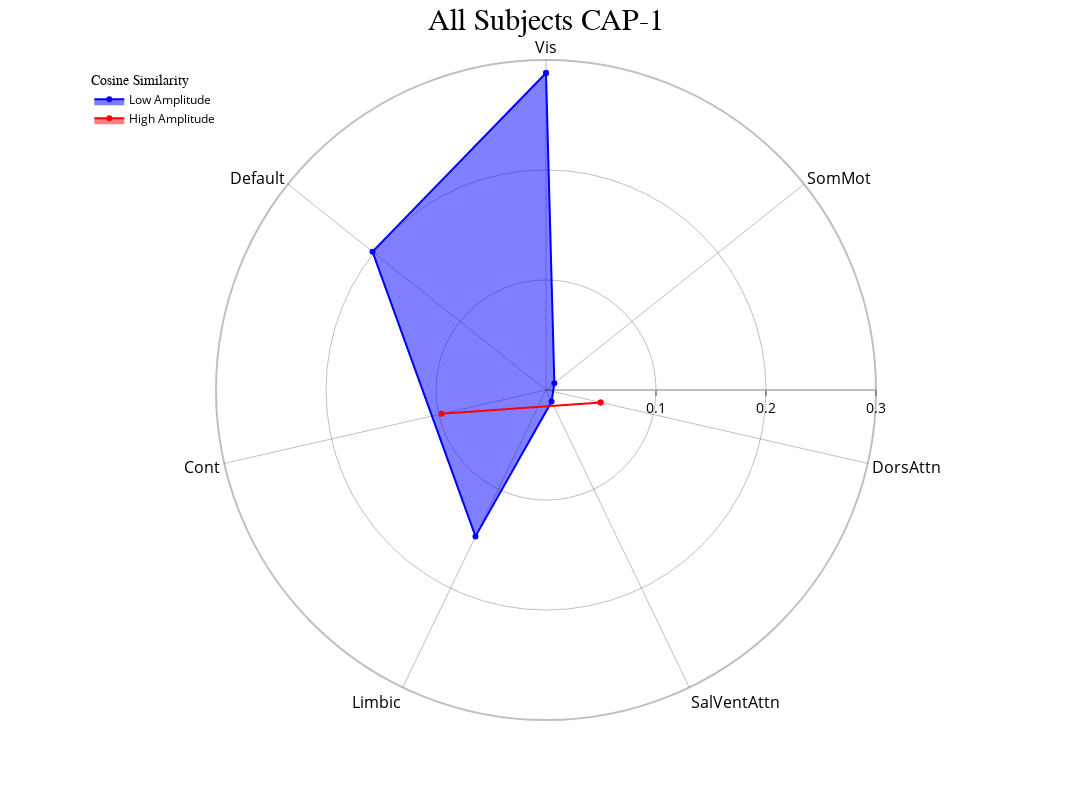
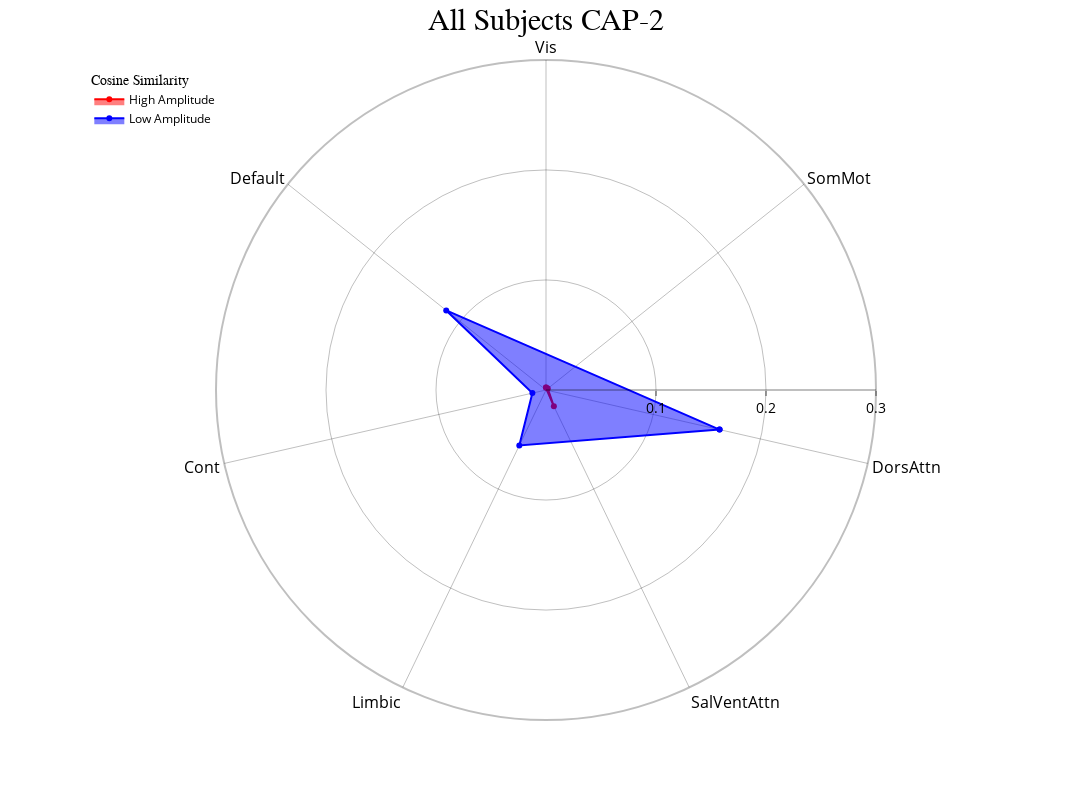
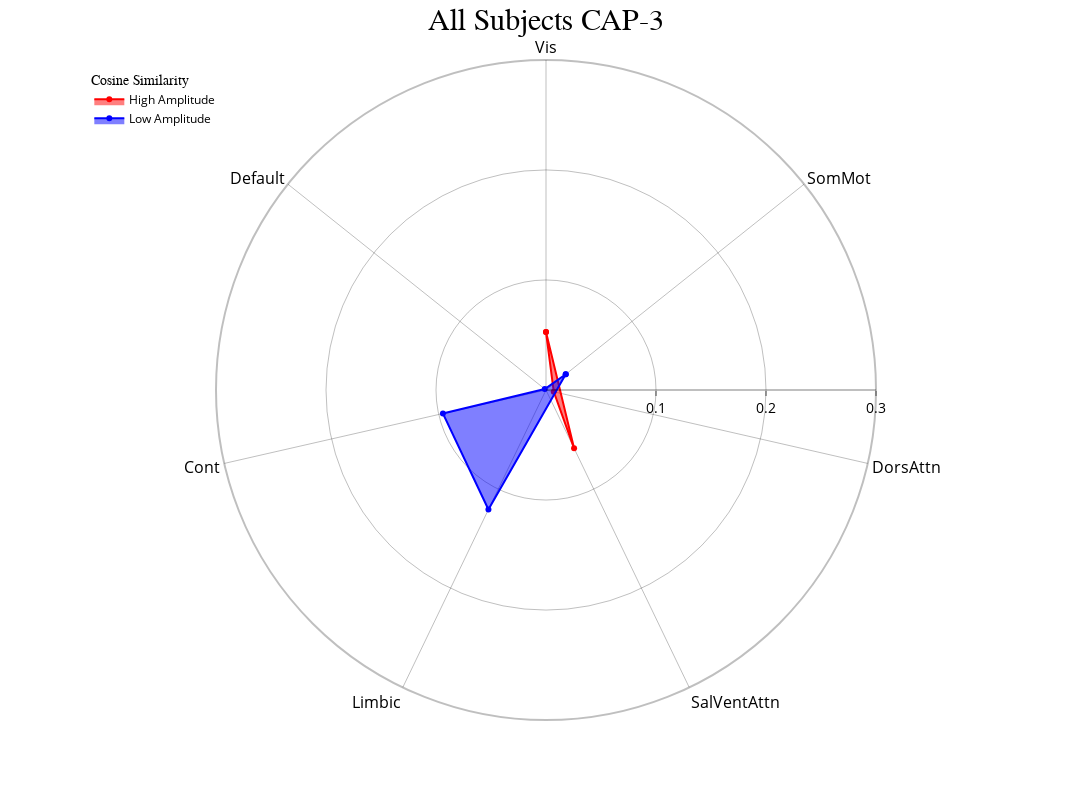
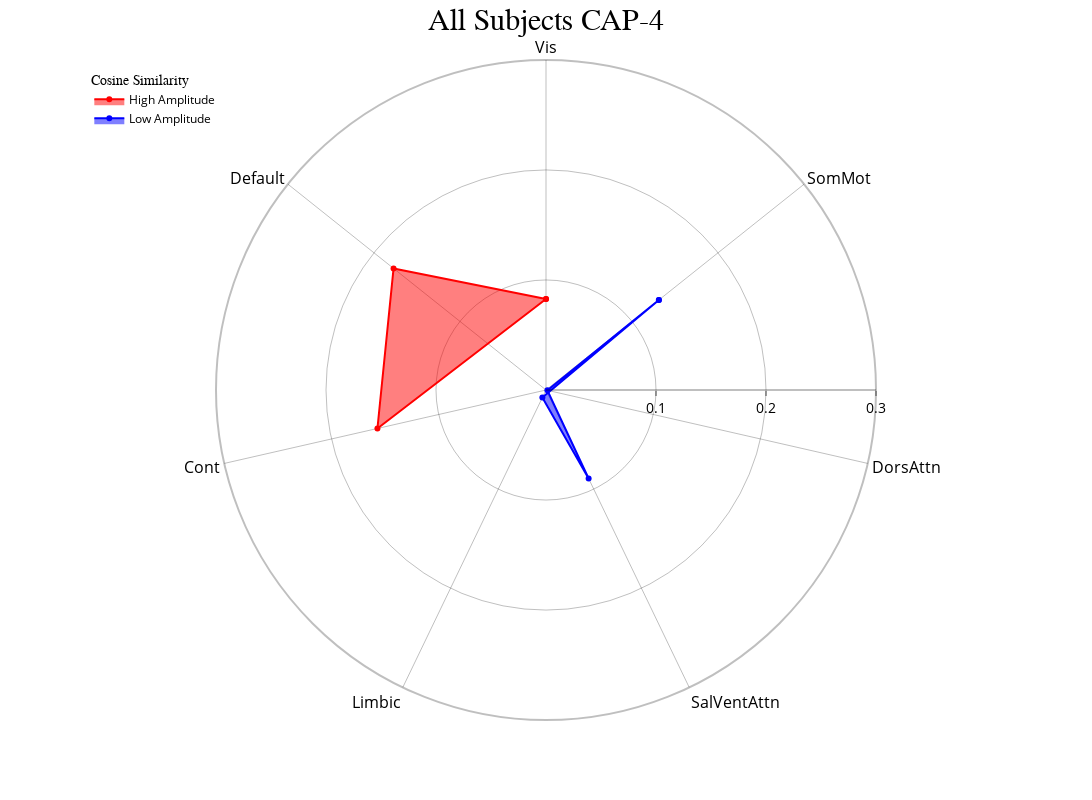

The code cell stored with these charts, in order, in its notebook:
### Code cell
radialaxis={"showline": True, "linewidth": 2, "linecolor": "rgba(0, 0, 0, 0.25)", "gridcolor": "rgba(0, 0, 0, 0.25)",
            "ticks": "outside" , "tickfont": {"size": 14, "color": "black"}, "range": [0,0.3],
            "tickvals": [0.1,0.2,0.3]}
cap_analysis.caps2radar(radialaxis=radialaxis, fill="toself", scattersize=10)

### Figure 1 — Plotly figure (JSON) as saved in the notebook; plotly's stock layout.template omitted (floating-point values rounded to 4 significant figures)
{"data": [{"fill": "toself", "hovertemplate": "color=Low Amplitude<br>CAP-1=%{r}<br>regions=%{theta}<extra></extra>", "legendgroup": "Low Amplitude", "line": {"color": "rgba(0, 0, 255, 1)", "dash": "solid"}, "marker": {"symbol": "circle"}, "mode": "markers+lines", "name": "Low Amplitude", "r": [0.2882, 0.009729, 0.01171, 0.1477, 0.2018, 0.2882], "showlegend": true, "subplot": "polar", "theta": ["Vis", "SomMot", "SalVentAttn", "Limbic", "Default", "Vis"], "type": "scatterpolar"}, {"fill": "toself", "hovertemplate": "color=High Amplitude<br>CAP-1=%{r}<br>regions=%{theta}<extra></extra>", "legendgroup": "High Amplitude", "line": {"color": "rgba(255, 0, 0, 1)", "dash": "solid"}, "marker": {"symbol": "circle"}, "mode": "markers+lines", "name": "High Amplitude", "r": [0.05096, 0.0974, 0.05096], "showlegend": true, "subplot": "polar", "theta": ["DorsAttn", "Cont", "DorsAttn"], "type": "scatterpolar"}], "layout": {"height": 800, "legend": {"font": {"color": "black", "size": 12}, "title": {"font": {"family": "Times New Roman"}, "text": "Cosine Similarity"}, "tracegroupgap": 0, "x": 0.01, "xanchor": "left", "y": 0.99, "yanchor": "top"}, "margin": {"t": 60}, "polar": {"angularaxis": {"categoryarray": ["Vis", "SomMot", "DorsAttn", "SalVentAttn", "Limbic", "Cont", "Default"], "categoryorder": "array", "direction": "clockwise", "gridcolor": "rgba(0, 0, 0, 0.25)", "linecolor": "rgba(0, 0, 0, 0.25)", "linewidth": 2, "rotation": 90, "showline": true, "tickfont": {"color": "black", "size": 16}}, "bgcolor": "white", "domain": {"x": [0, 1], "y": [0, 1]}, "radialaxis": {"gridcolor": "rgba(0, 0, 0, 0.25)", "linecolor": "rgba(0, 0, 0, 0.25)", "linewidth": 2, "range": [0, 0.3], "showline": true, "tickfont": {"color": "black", "size": 14}, "ticks": "outside", "tickvals": [0.1, 0.2, 0.3]}}, "title": {"font": {"color": "black", "family": "Times New Roman", "size": 30}, "text": "All Subjects CAP-1", "x": 0.5}, "width": 1200}}

### Figure 2 — Plotly figure (JSON) as saved in the notebook; plotly's stock layout.template omitted (floating-point values rounded to 4 significant figures)
{"data": [{"fill": "toself", "hovertemplate": "color=High Amplitude<br>CAP-2=%{r}<br>regions=%{theta}<extra></extra>", "legendgroup": "High Amplitude", "line": {"color": "rgba(255, 0, 0, 1)", "dash": "solid"}, "marker": {"symbol": "circle"}, "mode": "markers+lines", "name": "High Amplitude", "r": [0.002182, 0.002053, 0.01645, 0.002182], "showlegend": true, "subplot": "polar", "theta": ["Vis", "SomMot", "SalVentAttn", "Vis"], "type": "scatterpolar"}, {"fill": "toself", "hovertemplate": "color=Low Amplitude<br>CAP-2=%{r}<br>regions=%{theta}<extra></extra>", "legendgroup": "Low Amplitude", "line": {"color": "rgba(0, 0, 255, 1)", "dash": "solid"}, "marker": {"symbol": "circle"}, "mode": "markers+lines", "name": "Low Amplitude", "r": [0.1618, 0.05592, 0.01269, 0.116, 0.1618], "showlegend": true, "subplot": "polar", "theta": ["DorsAttn", "Limbic", "Cont", "Default", "DorsAttn"], "type": "scatterpolar"}], "layout": {"height": 800, "legend": {"font": {"color": "black", "size": 12}, "title": {"font": {"family": "Times New Roman"}, "text": "Cosine Similarity"}, "tracegroupgap": 0, "x": 0.01, "xanchor": "left", "y": 0.99, "yanchor": "top"}, "margin": {"t": 60}, "polar": {"angularaxis": {"categoryarray": ["Vis", "SomMot", "DorsAttn", "SalVentAttn", "Limbic", "Cont", "Default"], "categoryorder": "array", "direction": "clockwise", "gridcolor": "rgba(0, 0, 0, 0.25)", "linecolor": "rgba(0, 0, 0, 0.25)", "linewidth": 2, "rotation": 90, "showline": true, "tickfont": {"color": "black", "size": 16}}, "bgcolor": "white", "domain": {"x": [0, 1], "y": [0, 1]}, "radialaxis": {"gridcolor": "rgba(0, 0, 0, 0.25)", "linecolor": "rgba(0, 0, 0, 0.25)", "linewidth": 2, "range": [0, 0.3], "showline": true, "tickfont": {"color": "black", "size": 14}, "ticks": "outside", "tickvals": [0.1, 0.2, 0.3]}}, "title": {"font": {"color": "black", "family": "Times New Roman", "size": 30}, "text": "All Subjects CAP-2", "x": 0.5}, "width": 1200}}

### Figure 3 — Plotly figure (JSON) as saved in the notebook; plotly's stock layout.template omitted (floating-point values rounded to 4 significant figures)
{"data": [{"fill": "toself", "hovertemplate": "color=High Amplitude<br>CAP-3=%{r}<br>regions=%{theta}<extra></extra>", "legendgroup": "High Amplitude", "line": {"color": "rgba(255, 0, 0, 1)", "dash": "solid"}, "marker": {"symbol": "circle"}, "mode": "markers+lines", "name": "High Amplitude", "r": [0.05272, 0.007253, 0.05886, 0.05272], "showlegend": true, "subplot": "polar", "theta": ["Vis", "DorsAttn", "SalVentAttn", "Vis"], "type": "scatterpolar"}, {"fill": "toself", "hovertemplate": "color=Low Amplitude<br>CAP-3=%{r}<br>regions=%{theta}<extra></extra>", "legendgroup": "Low Amplitude", "line": {"color": "rgba(0, 0, 255, 1)", "dash": "solid"}, "marker": {"symbol": "circle"}, "mode": "markers+lines", "name": "Low Amplitude", "r": [0.02294, 0.1206, 0.09613, 0.001425, 0.02294], "showlegend": true, "subplot": "polar", "theta": ["SomMot", "Limbic", "Cont", "Default", "SomMot"], "type": "scatterpolar"}], "layout": {"height": 800, "legend": {"font": {"color": "black", "size": 12}, "title": {"font": {"family": "Times New Roman"}, "text": "Cosine Similarity"}, "tracegroupgap": 0, "x": 0.01, "xanchor": "left", "y": 0.99, "yanchor": "top"}, "margin": {"t": 60}, "polar": {"angularaxis": {"categoryarray": ["Vis", "SomMot", "DorsAttn", "SalVentAttn", "Limbic", "Cont", "Default"], "categoryorder": "array", "direction": "clockwise", "gridcolor": "rgba(0, 0, 0, 0.25)", "linecolor": "rgba(0, 0, 0, 0.25)", "linewidth": 2, "rotation": 90, "showline": true, "tickfont": {"color": "black", "size": 16}}, "bgcolor": "white", "domain": {"x": [0, 1], "y": [0, 1]}, "radialaxis": {"gridcolor": "rgba(0, 0, 0, 0.25)", "linecolor": "rgba(0, 0, 0, 0.25)", "linewidth": 2, "range": [0, 0.3], "showline": true, "tickfont": {"color": "black", "size": 14}, "ticks": "outside", "tickvals": [0.1, 0.2, 0.3]}}, "title": {"font": {"color": "black", "family": "Times New Roman", "size": 30}, "text": "All Subjects CAP-3", "x": 0.5}, "width": 1200}}

### Figure 4 — Plotly figure (JSON) as saved in the notebook; plotly's stock layout.template omitted (floating-point values rounded to 4 significant figures)
{"data": [{"fill": "toself", "hovertemplate": "color=High Amplitude<br>CAP-4=%{r}<br>regions=%{theta}<extra></extra>", "legendgroup": "High Amplitude", "line": {"color": "rgba(255, 0, 0, 1)", "dash": "solid"}, "marker": {"symbol": "circle"}, "mode": "markers+lines", "name": "High Amplitude", "r": [0.08275, 0.1572, 0.1772, 0.08275], "showlegend": true, "subplot": "polar", "theta": ["Vis", "Cont", "Default", "Vis"], "type": "scatterpolar"}, {"fill": "toself", "hovertemplate": "color=Low Amplitude<br>CAP-4=%{r}<br>regions=%{theta}<extra></extra>", "legendgroup": "Low Amplitude", "line": {"color": "rgba(0, 0, 255, 1)", "dash": "solid"}, "marker": {"symbol": "circle"}, "mode": "markers+lines", "name": "Low Amplitude", "r": [0.1313, 0.001317, 0.08931, 0.007623, 0.1313], "showlegend": true, "subplot": "polar", "theta": ["SomMot", "DorsAttn", "SalVentAttn", "Limbic", "SomMot"], "type": "scatterpolar"}], "layout": {"height": 800, "legend": {"font": {"color": "black", "size": 12}, "title": {"font": {"family": "Times New Roman"}, "text": "Cosine Similarity"}, "tracegroupgap": 0, "x": 0.01, "xanchor": "left", "y": 0.99, "yanchor": "top"}, "margin": {"t": 60}, "polar": {"angularaxis": {"categoryarray": ["Vis", "SomMot", "DorsAttn", "SalVentAttn", "Limbic", "Cont", "Default"], "categoryorder": "array", "direction": "clockwise", "gridcolor": "rgba(0, 0, 0, 0.25)", "linecolor": "rgba(0, 0, 0, 0.25)", "linewidth": 2, "rotation": 90, "showline": true, "tickfont": {"color": "black", "size": 16}}, "bgcolor": "white", "domain": {"x": [0, 1], "y": [0, 1]}, "radialaxis": {"gridcolor": "rgba(0, 0, 0, 0.25)", "linecolor": "rgba(0, 0, 0, 0.25)", "linewidth": 2, "range": [0, 0.3], "showline": true, "tickfont": {"color": "black", "size": 14}, "ticks": "outside", "tickvals": [0.1, 0.2, 0.3]}}, "title": {"font": {"color": "black", "family": "Times New Roman", "size": 30}, "text": "All Subjects CAP-4", "x": 0.5}, "width": 1200}}
